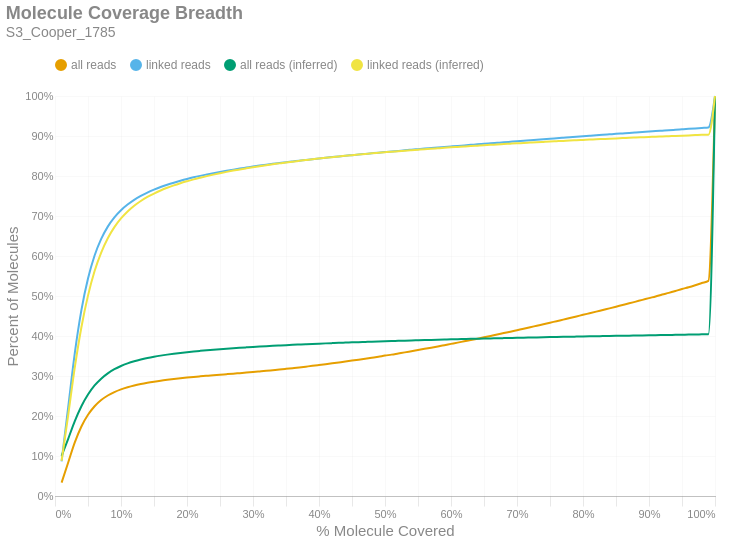

Notebook code cell kept with this figure:
### Markdown cell above
### Molecule Read Coverage
This chart shows molecule coverage breadth as computed by the number of bases aligned to that molecule. In other words, "*how much of each unique long molecule is actually sequenced/aligned?*" Keep in mind there is a distinction between sequences and alignments, since some sequences belonging to a particular molecule may not align well and wouldn't appear in the alignment data. This chart also shows molecule coverage breadth as computed by the *inferred fragment* from which the aligned sequences originate. Unlike read coverage, this calculation takes into account the total insert size, including unsequenced gaps between the forward and reverse reads. Like the previous figures, these are cumulative percents.

### Code cell
if SKIPLR:
    print_html(f"Skipped")
else:
    binned_df = consolidated_hist(valids['coverage_bp'], mask, 0.01, True)
    binned_df_inf = consolidated_hist(valids['coverage_inserts'], mask, 0.01, True)
    binned_df = binned_df.with_columns(pl.lit(binned_df_inf['all reads (cumsum)']).alias('all reads (inferred)'))
    binned_df = binned_df.with_columns(pl.lit(binned_df_inf['linked reads (cumsum)']).alias('linked reads (inferred)'))
    binned_df = binned_df.with_columns(
        (pl.col('bin').cast(pl.Float64) + 0.01).alias('right_edge')
    )

    with SafeRender(binned_df):
        (
            density_plot(binned_df, 'Molecule Coverage Breadth', samplename, 'molcov', ['all reads (inferred)','linked reads (inferred)'])
            .encode(
                #x=alt.X('bin:Q', title="% Molecule Covered").axis(format = '%').scale(padding=0),
                x=alt.X('right_edge:Q', title="% Molecule Covered").axis(format='%').scale(padding=0),
                y=alt.Y('value:Q', title='Percent of Molecules')
                    .axis(format='%')
                    .stack(False)
                    .scale(domainMin=0, padding=0),
                color=alt.Color("key:N").scale(domain = ["all reads", "linked reads", "all reads (inferred)", "linked reads (inferred)"]),
                tooltip = [
                    alt.Tooltip("key:N", title = "Data Type"),
                    alt.Tooltip("range_label:N", title="% Molecule Covered"),
                    alt.Tooltip("value:Q", format = ".2%", title="% Molecules")
                ]
            )
        ).display()

### Figure 1 — Vega-Lite specification as saved in the notebook (floating-point values rounded to 4 significant figures)
{"width": "container", "height": 400, "config": {"title": {"anchor": "start", "dy": -15, "fontSize": 18, "color": "#888888", "subtitleColor": "#888888", "subtitleFontSize": 14}, "arc": {"fill": "#0072B2"}, "axis": {"domainColor": "#888888", "domainWidth": 0.5, "gridWidth": 0.2, "grid": false, "titleFontWeight": 400, "titleFontSize": 15, "labelFontSize": 11, "labelColor": "#888888", "tickColor": "#888888", "tickWidth": 0.2, "titleColor": "#888888"}, "axisBand": {"grid": false}, "axisX": {"grid": true, "tickSize": 10, "domainCap": "round"}, "axisY": {"domain": false, "grid": true, "tickSize": 0, "domainCap": "round"}, "background": "transparent", "header": {"labelFontSize": 15, "labelColor": "#888888", "titleFontSize": 15, "titleFontWeight": 600, "titleColor": "#888888"}, "legend": {"labelFont": "sans-serif", "labelFontSize": 12, "labelColor": "#888888", "symbolSize": 100, "symbolType": "circle", "titleFontSize": 12, "titlePadding": 10, "titleColor": "#888888", "title": null, "orient": "top"}, "range": {"category": ["#E69F00", "#56B4E9", "#009E73", "#F0E442", "#0072B2", "#D55E00", "#CC79A7", "#000000"], "diverging": ["#cfe8f3", "#a2d4ec", "#73bfe2", "#46abdb", "#1696d2", "#12719e"]}, "area": {"fill": "#0072B2", "fillOpacity": 0.7, "line": true, "strokeOpacity": 0.7}, "line": {"color": "#0072B2", "stroke": "#0072B2", "strokeWidth": 2}, "trail": {"color": "#0072B2", "stroke": "#0072B2", "strokeWidth": 0, "size": 1}, "point": {"filled": true, "fillOpacity": 1.0, "size": 95}, "text": {"color": "#888888", "fontSize": 11, "align": "right", "fontWeight": 400, "size": 11}, "bar": {"fill": "#0072B2", "stroke": null}, "view": {"stroke": null, "continuousWidth": 660, "continuousHeight": 400}}, "data": {"name": "data-8705b98f3f3ec025f41f1fe259577fea"}, "mark": {"type": "line", "interpolate": "monotone", "point": {"opacity": 0, "size": 275}}, "encoding": {"color": {"field": "key", "scale": {"domain": ["all reads", "linked reads", "all reads (inferred)", "linked reads (inferred)"]}, "type": "nominal"}, "tooltip": [{"field": "key", "title": "Data Type", "type": "nominal"}, {"field": "range_label", "title": "% Molecule Covered", "type": "nominal"}, {"field": "value", "format": ".2%", "title": "% Molecules", "type": "quantitative"}], "x": {"axis": {"format": "%"}, "field": "right_edge", "scale": {"padding": 0}, "title": "% Molecule Covered", "type": "quantitative"}, "y": {"axis": {"format": "%"}, "field": "value", "scale": {"domainMin": 0, "padding": 0}, "stack": false, "title": "Percent of Molecules", "type": "quantitative"}}, "params": [{"name": "param_c36ac31b6afebe62", "select": {"type": "point", "fields": ["key"]}, "bind": "legend"}], "title": {"text": "Molecule Coverage Breadth", "subtitle": "S3_Cooper_1785"}, "transform": [{"fold": ["all reads (cumsum)", "linked reads (cumsum)", "all reads (inferred)", "linked reads (inferred)"]}, {"calculate": "replace(datum.key, ' (cumsum)', '')", "as": "key"}, {"filter": {"param": "param_c36ac31b6afebe62"}}], "usermeta": {"embedOptions": {"downloadFileName": "S3_Cooper_1785.molcov"}}, "$schema": "https://vega.github.io/schema/vega-lite/v6.1.0.json", "datasets": {"data-8705b98f3f3ec025f41f1fe259577fea": [{"bin": "0.0", "interval": "0.0-0.01", "all reads": 0.03338, "linked reads": 0.08683, "all reads (cumsum)": 0.03338, "linked reads (cumsum)": 0.08683, "range_label": "0.0-0.01", "all reads (inferred)": 0.1004, "linked reads (inferred)": 0.08784, "right_edge": 0.01}, {"bin": "0.01", "interval": "0.01-0.02", "all reads": 0.05039, "linked reads": 0.1353, "all reads (cumsum)": 0.08377, "linked reads (cumsum)": 0.2221, "range_label": "0.01-0.02", "all reads (inferred)": 0.143, "linked reads (inferred)": 0.2023, "right_edge": 0.02}, {"bin": "0.02", "interval": "0.02-0.03", "all reads": 0.05015, "linked reads": 0.1351, "all reads (cumsum)": 0.1339, "linked reads (cumsum)": 0.3572, "range_label": "0.02-0.03", "all reads (inferred)": 0.1872, "linked reads (inferred)": 0.3216, "right_edge": 0.03}, {"bin": "0.03", "interval": "0.03-0.04", "all reads": 0.03977, "linked reads": 0.1073, "all reads (cumsum)": 0.1737, "linked reads (cumsum)": 0.4645, "range_label": "0.03-0.04", "all reads (inferred)": 0.2244, "linked reads (inferred)": 0.422, "right_edge": 0.04}, {"bin": "0.04", "interval": "0.04-0.05", "all reads": 0.02928, "linked reads": 0.07899, "all reads (cumsum)": 0.203, "linked reads (cumsum)": 0.5435, "range_label": "0.04-0.05", "all reads (inferred)": 0.2536, "linked reads (inferred)": 0.501, "right_edge": 0.05}, {"bin": "0.05", "interval": "0.05-0.06", "all reads": 0.02142, "linked reads": 0.05764, "all reads (cumsum)": 0.2244, "linked reads (cumsum)": 0.6011, "range_label": "0.05-0.06", "all reads (inferred)": 0.2763, "linked reads (inferred)": 0.5624, "right_edge": 0.06}, {"bin": "0.06", "interval": "0.06-0.07", "all reads": 0.01551, "linked reads": 0.04176, "all reads (cumsum)": 0.2399, "linked reads (cumsum)": 0.6429, "range_label": "0.06-0.07", "all reads (inferred)": 0.2933, "linked reads (inferred)": 0.6085, "right_edge": 0.07}, {"bin": "0.07", "interval": "0.07-0.08", "all reads": 0.01137, "linked reads": 0.03057, "all reads (cumsum)": 0.2513, "linked reads (cumsum)": 0.6735, "range_label": "0.07-0.08", "all reads (inferred)": 0.3066, "linked reads (inferred)": 0.6443, "right_edge": 0.08}, {"bin": "0.08", "interval": "0.08-0.09", "all reads": 0.008634, "linked reads": 0.02318, "all reads (cumsum)": 0.2599, "linked reads (cumsum)": 0.6966, "range_label": "0.08-0.09", "all reads (inferred)": 0.3169, "linked reads (inferred)": 0.6721, "right_edge": 0.09}, {"bin": "0.09", "interval": "0.09-0.1", "all reads": 0.006676, "linked reads": 0.01791, "all reads (cumsum)": 0.2666, "linked reads (cumsum)": 0.7146, "range_label": "0.09-0.1", "all reads (inferred)": 0.325, "linked reads (inferred)": 0.6938, "right_edge": 0.1}, {"bin": "0.1", "interval": "0.1-0.11", "all reads": 0.005263, "linked reads": 0.01404, "all reads (cumsum)": 0.2718, "linked reads (cumsum)": 0.7286, "range_label": "0.1-0.11", "all reads (inferred)": 0.3314, "linked reads (inferred)": 0.7113, "right_edge": 0.11}, {"bin": "0.11", "interval": "0.11-0.12", "all reads": 0.004412, "linked reads": 0.01177, "all reads (cumsum)": 0.2762, "linked reads (cumsum)": 0.7404, "range_label": "0.11-0.12", "all reads (inferred)": 0.3367, "linked reads (inferred)": 0.7256, "right_edge": 0.12}, {"bin": "0.12", "interval": "0.12-0.13", "all reads": 0.00368, "linked reads": 0.009782, "all reads (cumsum)": 0.2799, "linked reads (cumsum)": 0.7501, "range_label": "0.12-0.13", "all reads (inferred)": 0.3411, "linked reads (inferred)": 0.7374, "right_edge": 0.13}, {"bin": "0.13", "interval": "0.13-0.14", "all reads": 0.003166, "linked reads": 0.008372, "all reads (cumsum)": 0.2831, "linked reads (cumsum)": 0.7585, "range_label": "0.13-0.14", "all reads (inferred)": 0.3449, "linked reads (inferred)": 0.7475, "right_edge": 0.14}, {"bin": "0.14", "interval": "0.14-0.15", "all reads": 0.00276, "linked reads": 0.007322, "all reads (cumsum)": 0.2858, "linked reads (cumsum)": 0.7658, "range_label": "0.14-0.15", "all reads (inferred)": 0.3481, "linked reads (inferred)": 0.7562, "right_edge": 0.15}, {"bin": "0.15", "interval": "0.15-0.16", "all reads": 0.002503, "linked reads": 0.006609, "all reads (cumsum)": 0.2884, "linked reads (cumsum)": 0.7724, "range_label": "0.15-0.16", "all reads (inferred)": 0.3509, "linked reads (inferred)": 0.7638, "right_edge": 0.16}, {"bin": "0.16", "interval": "0.16-0.17", "all reads": 0.002183, "linked reads": 0.005691, "all reads (cumsum)": 0.2905, "linked reads (cumsum)": 0.7781, "range_label": "0.16-0.17", "all reads (inferred)": 0.3534, "linked reads (inferred)": 0.7706, "right_edge": 0.17}, {"bin": "0.17", "interval": "0.17-0.18", "all reads": 0.001997, "linked reads": 0.005186, "all reads (cumsum)": 0.2925, "linked reads (cumsum)": 0.7833, "range_label": "0.17-0.18", "all reads (inferred)": 0.3557, "linked reads (inferred)": 0.7765, "right_edge": 0.18}, {"bin": "0.18", "interval": "0.18-0.19", "all reads": 0.001869, "linked reads": 0.004824, "all reads (cumsum)": 0.2944, "linked reads (cumsum)": 0.7881, "range_label": "0.18-0.19", "all reads (inferred)": 0.3577, "linked reads (inferred)": 0.7819, "right_edge": 0.19}, {"bin": "0.19", "interval": "0.19-0.2", "all reads": 0.001741, "linked reads": 0.004465, "all reads (cumsum)": 0.2961, "linked reads (cumsum)": 0.7926, "range_label": "0.19-0.2", "all reads (inferred)": 0.3595, "linked reads (inferred)": 0.7868, "right_edge": 0.2}, {"bin": "0.2", "interval": "0.2-0.21", "all reads": 0.001623, "linked reads": 0.00409, "all reads (cumsum)": 0.2978, "linked reads (cumsum)": 0.7967, "range_label": "0.2-0.21", "all reads (inferred)": 0.3613, "linked reads (inferred)": 0.7915, "right_edge": 0.21}, {"bin": "0.21", "interval": "0.21-0.22", "all reads": 0.001457, "linked reads": 0.003649, "all reads (cumsum)": 0.2992, "linked reads (cumsum)": 0.8004, "range_label": "0.21-0.22", "all reads (inferred)": 0.3628, "linked reads (inferred)": 0.7957, "right_edge": 0.22}, {"bin": "0.22", "interval": "0.22-0.23", "all reads": 0.001398, "linked reads": 0.003411, "all reads (cumsum)": 0.3006, "linked reads (cumsum)": 0.8038, "range_label": "0.22-0.23", "all reads (inferred)": 0.3643, "linked reads (inferred)": 0.7997, "right_edge": 0.23}, {"bin": "0.23", "interval": "0.23-0.24", "all reads": 0.001378, "linked reads": 0.003314, "all reads (cumsum)": 0.302, "linked reads (cumsum)": 0.8071, "range_label": "0.23-0.24", "all reads (inferred)": 0.3657, "linked reads (inferred)": 0.8034, "right_edge": 0.24}, {"bin": "0.24", "interval": "0.24-0.25", "all reads": 0.001309, "linked reads": 0.003103, "all reads (cumsum)": 0.3033, "linked reads (cumsum)": 0.8102, "range_label": "0.24-0.25", "all reads (inferred)": 0.367, "linked reads (inferred)": 0.8069, "right_edge": 0.25}, {"bin": "0.25", "interval": "0.25-0.26", "all reads": 0.001258, "linked reads": 0.002939, "all reads (cumsum)": 0.3046, "linked reads (cumsum)": 0.8131, "range_label": "0.25-0.26", "all reads (inferred)": 0.3683, "linked reads (inferred)": 0.8103, "right_edge": 0.26}, {"bin": "0.26", "interval": "0.26-0.27", "all reads": 0.001278, "linked reads": 0.002822, "all reads (cumsum)": 0.3058, "linked reads (cumsum)": 0.8159, "range_label": "0.26-0.27", "all reads (inferred)": 0.3695, "linked reads (inferred)": 0.8135, "right_edge": 0.27}, {"bin": "0.27", "interval": "0.27-0.28", "all reads": 0.001332, "linked reads": 0.002755, "all reads (cumsum)": 0.3072, "linked reads (cumsum)": 0.8187, "range_label": "0.27-0.28", "all reads (inferred)": 0.3706, "linked reads (inferred)": 0.8164, "right_edge": 0.28}, {"bin": "0.28", "interval": "0.28-0.29", "all reads": 0.001327, "linked reads": 0.002465, "all reads (cumsum)": 0.3085, "linked reads (cumsum)": 0.8212, "range_label": "0.28-0.29", "all reads (inferred)": 0.3716, "linked reads (inferred)": 0.8192, "right_edge": 0.29}, {"bin": "0.29", "interval": "0.29-0.3", "all reads": 0.001425, "linked reads": 0.002474, "all reads (cumsum)": 0.3099, "linked reads (cumsum)": 0.8236, "range_label": "0.29-0.3", "all reads (inferred)": 0.3727, "linked reads (inferred)": 0.822, "right_edge": 0.3}, {"bin": "0.3", "interval": "0.3-0.31", "all reads": 0.00151, "linked reads": 0.002364, "all reads (cumsum)": 0.3114, "linked reads (cumsum)": 0.826, "range_label": "0.3-0.31", "all reads (inferred)": 0.3737, "linked reads (inferred)": 0.8245, "right_edge": 0.31}, {"bin": "0.31", "interval": "0.31-0.32", "all reads": 0.001533, "linked reads": 0.00227, "all reads (cumsum)": 0.313, "linked reads (cumsum)": 0.8283, "range_label": "0.31-0.32", "all reads (inferred)": 0.3746, "linked reads (inferred)": 0.827, "right_edge": 0.32}, {"bin": "0.32", "interval": "0.32-0.33", "all reads": 0.001631, "linked reads": 0.002171, "all reads (cumsum)": 0.3146, "linked reads (cumsum)": 0.8304, "range_label": "0.32-0.33", "all reads (inferred)": 0.3755, "linked reads (inferred)": 0.8294, "right_edge": 0.33}, {"bin": "0.33", "interval": "0.33-0.34", "all reads": 0.001626, "linked reads": 0.002067, "all reads (cumsum)": 0.3162, "linked reads (cumsum)": 0.8325, "range_label": "0.33-0.34", "all reads (inferred)": 0.3763, "linked reads (inferred)": 0.8316, "right_edge": 0.34}, {"bin": "0.34", "interval": "0.34-0.35", "all reads": 0.001698, "linked reads": 0.002052, "all reads (cumsum)": 0.3179, "linked reads (cumsum)": 0.8346, "range_label": "0.34-0.35", "all reads (inferred)": 0.3771, "linked reads (inferred)": 0.8338, "right_edge": 0.35}, {"bin": "0.35", "interval": "0.35-0.36", "all reads": 0.001727, "linked reads": 0.001906, "all reads (cumsum)": 0.3197, "linked reads (cumsum)": 0.8365, "range_label": "0.35-0.36", "all reads (inferred)": 0.3779, "linked reads (inferred)": 0.8358, "right_edge": 0.36}, {"bin": "0.36", "interval": "0.36-0.37", "all reads": 0.001773, "linked reads": 0.001857, "all reads (cumsum)": 0.3214, "linked reads (cumsum)": 0.8383, "range_label": "0.36-0.37", "all reads (inferred)": 0.3787, "linked reads (inferred)": 0.8379, "right_edge": 0.37}, {"bin": "0.37", "interval": "0.37-0.38", "all reads": 0.001967, "linked reads": 0.001937, "all reads (cumsum)": 0.3234, "linked reads (cumsum)": 0.8403, "range_label": "0.37-0.38", "all reads (inferred)": 0.3794, "linked reads (inferred)": 0.8399, "right_edge": 0.38}, {"bin": "0.38", "interval": "0.38-0.39", "all reads": 0.001964, "linked reads": 0.001859, "all reads (cumsum)": 0.3254, "linked reads (cumsum)": 0.8421, "range_label": "0.38-0.39", "all reads (inferred)": 0.3802, "linked reads (inferred)": 0.8418, "right_edge": 0.39}, {"bin": "0.39", "interval": "0.39-0.4", "all reads": 0.002073, "linked reads": 0.001809, "all reads (cumsum)": 0.3274, "linked reads (cumsum)": 0.8439, "range_label": "0.39-0.4", "all reads (inferred)": 0.3809, "linked reads (inferred)": 0.8436, "right_edge": 0.4}, {"bin": "0.4", "interval": "0.4-0.41", "all reads": 0.002108, "linked reads": 0.001739, "all reads (cumsum)": 0.3295, "linked reads (cumsum)": 0.8457, "range_label": "0.4-0.41", "all reads (inferred)": 0.3816, "linked reads (inferred)": 0.8454, "right_edge": 0.41}, {"bin": "0.41", "interval": "0.41-0.42", "all reads": 0.002153, "linked reads": 0.001645, "all reads (cumsum)": 0.3317, "linked reads (cumsum)": 0.8473, "range_label": "0.41-0.42", "all reads (inferred)": 0.3822, "linked reads (inferred)": 0.8472, "right_edge": 0.42}, {"bin": "0.42", "interval": "0.42-0.43", "all reads": 0.002237, "linked reads": 0.001669, "all reads (cumsum)": 0.3339, "linked reads (cumsum)": 0.849, "range_label": "0.42-0.43", "all reads (inferred)": 0.3829, "linked reads (inferred)": 0.8489, "right_edge": 0.43}, {"bin": "0.43", "interval": "0.43-0.44", "all reads": 0.002244, "linked reads": 0.001603, "all reads (cumsum)": 0.3362, "linked reads (cumsum)": 0.8506, "range_label": "0.43-0.44", "all reads (inferred)": 0.3835, "linked reads (inferred)": 0.8504, "right_edge": 0.44}, {"bin": "0.44", "interval": "0.44-0.45", "all reads": 0.002303, "linked reads": 0.001557, "all reads (cumsum)": 0.3385, "linked reads (cumsum)": 0.8521, "range_label": "0.44-0.45", "all reads (inferred)": 0.3841, "linked reads (inferred)": 0.852, "right_edge": 0.45}, {"bin": "0.45", "interval": "0.45-0.46", "all reads": 0.002341, "linked reads": 0.001562, "all reads (cumsum)": 0.3408, "linked reads (cumsum)": 0.8537, "range_label": "0.45-0.46", "all reads (inferred)": 0.3847, "linked reads (inferred)": 0.8536, "right_edge": 0.46}, {"bin": "0.46", "interval": "0.46-0.47", "all reads": 0.002401, "linked reads": 0.001537, "all reads (cumsum)": 0.3432, "linked reads (cumsum)": 0.8552, "range_label": "0.46-0.47", "all reads (inferred)": 0.3852, "linked reads (inferred)": 0.8551, "right_edge": 0.47}, {"bin": "0.47", "interval": "0.47-0.48", "all reads": 0.002481, "linked reads": 0.001537, "all reads (cumsum)": 0.3457, "linked reads (cumsum)": 0.8568, "range_label": "0.47-0.48", "all reads (inferred)": 0.3858, "linked reads (inferred)": 0.8566, "right_edge": 0.48}, {"bin": "0.48", "interval": "0.48-0.49", "all reads": 0.002499, "linked reads": 0.001531, "all reads (cumsum)": 0.3482, "linked reads (cumsum)": 0.8583, "range_label": "0.48-0.49", "all reads (inferred)": 0.3864, "linked reads (inferred)": 0.858, "right_edge": 0.49}, {"bin": "0.49", "interval": "0.49-0.5", "all reads": 0.00279, "linked reads": 0.001459, "all reads (cumsum)": 0.351, "linked reads (cumsum)": 0.8598, "range_label": "0.49-0.5", "all reads (inferred)": 0.3869, "linked reads (inferred)": 0.8594, "right_edge": 0.5}, {"bin": "0.5", "interval": "0.5-0.51", "all reads": 0.002455, "linked reads": 0.00147, "all reads (cumsum)": 0.3534, "linked reads (cumsum)": 0.8612, "range_label": "0.5-0.51", "all reads (inferred)": 0.3874, "linked reads (inferred)": 0.8608, "right_edge": 0.51}, {"bin": "0.51", "interval": "0.51-0.52", "all reads": 0.002827, "linked reads": 0.001501, "all reads (cumsum)": 0.3563, "linked reads (cumsum)": 0.8627, "range_label": "0.51-0.52", "all reads (inferred)": 0.3879, "linked reads (inferred)": 0.8621, "right_edge": 0.52}, {"bin": "0.52", "interval": "0.52-0.53", "all reads": 0.002785, "linked reads": 0.001566, "all reads (cumsum)": 0.3591, "linked reads (cumsum)": 0.8643, "range_label": "0.52-0.53", "all reads (inferred)": 0.3884, "linked reads (inferred)": 0.8634, "right_edge": 0.53}, {"bin": "0.53", "interval": "0.53-0.54", "all reads": 0.00291, "linked reads": 0.00142, "all reads (cumsum)": 0.362, "linked reads (cumsum)": 0.8657, "range_label": "0.53-0.54", "all reads (inferred)": 0.3889, "linked reads (inferred)": 0.8646, "right_edge": 0.54}, {"bin": "0.54", "interval": "0.54-0.55", "all reads": 0.002885, "linked reads": 0.001391, "all reads (cumsum)": 0.3648, "linked reads (cumsum)": 0.8671, "range_label": "0.54-0.55", "all reads (inferred)": 0.3894, "linked reads (inferred)": 0.8659, "right_edge": 0.55}, {"bin": "0.55", "interval": "0.55-0.56", "all reads": 0.003038, "linked reads": 0.001389, "all reads (cumsum)": 0.3679, "linked reads (cumsum)": 0.8685, "range_label": "0.55-0.56", "all reads (inferred)": 0.3898, "linked reads (inferred)": 0.8671, "right_edge": 0.56}, {"bin": "0.56", "interval": "0.56-0.57", "all reads": 0.002994, "linked reads": 0.001302, "all reads (cumsum)": 0.3709, "linked reads (cumsum)": 0.8698, "range_label": "0.56-0.57", "all reads (inferred)": 0.3903, "linked reads (inferred)": 0.8682, "right_edge": 0.57}, {"bin": "0.57", "interval": "0.57-0.58", "all reads": 0.003033, "linked reads": 0.001335, "all reads (cumsum)": 0.3739, "linked reads (cumsum)": 0.8711, "range_label": "0.57-0.58", "all reads (inferred)": 0.3907, "linked reads (inferred)": 0.8693, "right_edge": 0.58}, {"bin": "0.58", "interval": "0.58-0.59", "all reads": 0.00317, "linked reads": 0.001386, "all reads (cumsum)": 0.3771, "linked reads (cumsum)": 0.8725, "range_label": "0.58-0.59", "all reads (inferred)": 0.3911, "linked reads (inferred)": 0.8705, "right_edge": 0.59}, {"bin": "0.59", "interval": "0.59-0.6", "all reads": 0.003183, "linked reads": 0.001366, "all reads (cumsum)": 0.3803, "linked reads (cumsum)": 0.8739, "range_label": "0.59-0.6", "all reads (inferred)": 0.3916, "linked reads (inferred)": 0.8716, "right_edge": 0.6}, {"bin": "0.6", "interval": "0.6-0.61", "all reads": 0.003175, "linked reads": 0.001348, "all reads (cumsum)": 0.3834, "linked reads (cumsum)": 0.8752, "range_label": "0.6-0.61", "all reads (inferred)": 0.392, "linked reads (inferred)": 0.8727, "right_edge": 0.61}, {"bin": "0.61", "interval": "0.61-0.62", "all reads": 0.003297, "linked reads": 0.001273, "all reads (cumsum)": 0.3867, "linked reads (cumsum)": 0.8765, "range_label": "0.61-0.62", "all reads (inferred)": 0.3924, "linked reads (inferred)": 0.8738, "right_edge": 0.62}, {"bin": "0.62", "interval": "0.62-0.63", "all reads": 0.003234, "linked reads": 0.001313, "all reads (cumsum)": 0.39, "linked reads (cumsum)": 0.8778, "range_label": "0.62-0.63", "all reads (inferred)": 0.3928, "linked reads (inferred)": 0.8749, "right_edge": 0.63}, {"bin": "0.63", "interval": "0.63-0.64", "all reads": 0.003369, "linked reads": 0.001388, "all reads (cumsum)": 0.3933, "linked reads (cumsum)": 0.8792, "range_label": "0.63-0.64", "all reads (inferred)": 0.3932, "linked reads (inferred)": 0.8759, "right_edge": 0.64}, {"bin": "0.64", "interval": "0.64-0.65", "all reads": 0.003353, "linked reads": 0.00122, "all reads (cumsum)": 0.3967, "linked reads (cumsum)": 0.8804, "range_label": "0.64-0.65", "all reads (inferred)": 0.3936, "linked reads (inferred)": 0.8769, "right_edge": 0.65}, {"bin": "0.65", "interval": "0.65-0.66", "all reads": 0.003549, "linked reads": 0.001284, "all reads (cumsum)": 0.4002, "linked reads (cumsum)": 0.8817, "range_label": "0.65-0.66", "all reads (inferred)": 0.394, "linked reads (inferred)": 0.8779, "right_edge": 0.66}, {"bin": "0.66", "interval": "0.66-0.67", "all reads": 0.0035, "linked reads": 0.001284, "all reads (cumsum)": 0.4037, "linked reads (cumsum)": 0.883, "range_label": "0.66-0.67", "all reads (inferred)": 0.3944, "linked reads (inferred)": 0.8789, "right_edge": 0.67}, {"bin": "0.67", "interval": "0.67-0.68", "all reads": 0.003576, "linked reads": 0.001282, "all reads (cumsum)": 0.4073, "linked reads (cumsum)": 0.8843, "range_label": "0.67-0.68", "all reads (inferred)": 0.3947, "linked reads (inferred)": 0.8798, "right_edge": 0.68}, {"bin": "0.68", "interval": "0.68-0.69", "all reads": 0.003519, "linked reads": 0.001265, "all reads (cumsum)": 0.4108, "linked reads (cumsum)": 0.8855, "range_label": "0.68-0.69", "all reads (inferred)": 0.3951, "linked reads (inferred)": 0.8808, "right_edge": 0.69}, {"bin": "0.69", "interval": "0.69-0.7", "all reads": 0.003681, "linked reads": 0.001266, "all reads (cumsum)": 0.4145, "linked reads (cumsum)": 0.8868, "range_label": "0.69-0.7", "all reads (inferred)": 0.3955, "linked reads (inferred)": 0.8817, "right_edge": 0.7}, {"bin": "0.7", "interval": "0.7-0.71", "all reads": 0.003661, "linked reads": 0.001292, "all reads (cumsum)": 0.4182, "linked reads (cumsum)": 0.8881, "range_label": "0.7-0.71", "all reads (inferred)": 0.3958, "linked reads (inferred)": 0.8826, "right_edge": 0.71}, {"bin": "0.71", "interval": "0.71-0.72", "all reads": 0.003701, "linked reads": 0.001308, "all reads (cumsum)": 0.4219, "linked reads (cumsum)": 0.8894, "range_label": "0.71-0.72", "all reads (inferred)": 0.3962, "linked reads (inferred)": 0.8835, "right_edge": 0.72}, {"bin": "0.72", "interval": "0.72-0.73", "all reads": 0.003762, "linked reads": 0.00128, "all reads (cumsum)": 0.4256, "linked reads (cumsum)": 0.8907, "range_label": "0.72-0.73", "all reads (inferred)": 0.3965, "linked reads (inferred)": 0.8844, "right_edge": 0.73}, {"bin": "0.73", "interval": "0.73-0.74", "all reads": 0.003736, "linked reads": 0.001226, "all reads (cumsum)": 0.4294, "linked reads (cumsum)": 0.8919, "range_label": "0.73-0.74", "all reads (inferred)": 0.3969, "linked reads (inferred)": 0.8853, "right_edge": 0.74}, {"bin": "0.74", "interval": "0.74-0.75", "all reads": 0.003957, "linked reads": 0.001302, "all reads (cumsum)": 0.4333, "linked reads (cumsum)": 0.8932, "range_label": "0.74-0.75", "all reads (inferred)": 0.3972, "linked reads (inferred)": 0.8861, "right_edge": 0.75}, {"bin": "0.75", "interval": "0.75-0.76", "all reads": 0.003718, "linked reads": 0.001211, "all reads (cumsum)": 0.4371, "linked reads (cumsum)": 0.8944, "range_label": "0.75-0.76", "all reads (inferred)": 0.3975, "linked reads (inferred)": 0.887, "right_edge": 0.76}, {"bin": "0.76", "interval": "0.76-0.77", "all reads": 0.003897, "linked reads": 0.001231, "all reads (cumsum)": 0.441, "linked reads (cumsum)": 0.8957, "range_label": "0.76-0.77", "all reads (inferred)": 0.3979, "linked reads (inferred)": 0.8878, "right_edge": 0.77}, {"bin": "0.77", "interval": "0.77-0.78", "all reads": 0.003882, "linked reads": 0.001238, "all reads (cumsum)": 0.4448, "linked reads (cumsum)": 0.8969, "range_label": "0.77-0.78", "all reads (inferred)": 0.3982, "linked reads (inferred)": 0.8887, "right_edge": 0.78}, {"bin": "0.78", "interval": "0.78-0.79", "all reads": 0.003953, "linked reads": 0.001211, "all reads (cumsum)": 0.4488, "linked reads (cumsum)": 0.8981, "range_label": "0.78-0.79", "all reads (inferred)": 0.3985, "linked reads (inferred)": 0.8894, "right_edge": 0.79}, {"bin": "0.79", "interval": "0.79-0.8", "all reads": 0.00418, "linked reads": 0.00126, "all reads (cumsum)": 0.453, "linked reads (cumsum)": 0.8994, "range_label": "0.79-0.8", "all reads (inferred)": 0.3988, "linked reads (inferred)": 0.8902, "right_edge": 0.8}, {"bin": "0.8", "interval": "0.8-0.81", "all reads": 0.003952, "linked reads": 0.001195, "all reads (cumsum)": 0.4569, "linked reads (cumsum)": 0.9006, "range_label": "0.8-0.81", "all reads (inferred)": 0.3991, "linked reads (inferred)": 0.891, "right_edge": 0.81}, {"bin": "0.81", "interval": "0.81-0.82", "all reads": 0.00401, "linked reads": 0.001171, "all reads (cumsum)": 0.4609, "linked reads (cumsum)": 0.9017, "range_label": "0.81-0.82", "all reads (inferred)": 0.3994, "linked reads (inferred)": 0.8918, "right_edge": 0.82}, {"bin": "0.82", "interval": "0.82-0.83", "all reads": 0.004106, "linked reads": 0.001103, "all reads (cumsum)": 0.465, "linked reads (cumsum)": 0.9028, "range_label": "0.82-0.83", "all reads (inferred)": 0.3997, "linked reads (inferred)": 0.8925, "right_edge": 0.83}, {"bin": "0.83", "interval": "0.83-0.84", "all reads": 0.004066, "linked reads": 0.001242, "all reads (cumsum)": 0.4691, "linked reads (cumsum)": 0.9041, "range_label": "0.83-0.84", "all reads (inferred)": 0.4, "linked reads (inferred)": 0.8933, "right_edge": 0.84}, {"bin": "0.84", "interval": "0.84-0.85", "all reads": 0.004133, "linked reads": 0.00124, "all reads (cumsum)": 0.4732, "linked reads (cumsum)": 0.9053, "range_label": "0.84-0.85", "all reads (inferred)": 0.4003, "linked reads (inferred)": 0.894, "right_edge": 0.85}, {"bin": "0.85", "interval": "0.85-0.86", "all reads": 0.004271, "linked reads": 0.001193, "all reads (cumsum)": 0.4775, "linked reads (cumsum)": 0.9065, "range_label": "0.85-0.86", "all reads (inferred)": 0.4006, "linked reads (inferred)": 0.8947, "right_edge": 0.86}, {"bin": "0.86", "interval": "0.86-0.87", "all reads": 0.004158, "linked reads": 0.001205, "all reads (cumsum)": 0.4817, "linked reads (cumsum)": 0.9077, "range_label": "0.86-0.87", "all reads (inferred)": 0.4009, "linked reads (inferred)": 0.8955, "right_edge": 0.87}, {"bin": "0.87", "interval": "0.87-0.88", "all reads": 0.004352, "linked reads": 0.001142, "all reads (cumsum)": 0.486, "linked reads (cumsum)": 0.9089, "range_label": "0.87-0.88", "all reads (inferred)": 0.4012, "linked reads (inferred)": 0.8962, "right_edge": 0.88}, {"bin": "0.88", "interval": "0.88-0.89", "all reads": 0.004272, "linked reads": 0.001114, "all reads (cumsum)": 0.4903, "linked reads (cumsum)": 0.91, "range_label": "0.88-0.89", "all reads (inferred)": 0.4015, "linked reads (inferred)": 0.8968, "right_edge": 0.89}, {"bin": "0.89", "interval": "0.89-0.9", "all reads": 0.004436, "linked reads": 0.001143, "all reads (cumsum)": 0.4947, "linked reads (cumsum)": 0.9111, "range_label": "0.89-0.9", "all reads (inferred)": 0.4017, "linked reads (inferred)": 0.8975, "right_edge": 0.9}, {"bin": "0.9", "interval": "0.9-0.91", "all reads": 0.004147, "linked reads": 0.001084, "all reads (cumsum)": 0.4989, "linked reads (cumsum)": 0.9122, "range_label": "0.9-0.91", "all reads (inferred)": 0.402, "linked reads (inferred)": 0.8983, "right_edge": 0.91}, {"bin": "0.91", "interval": "0.91-0.92", "all reads": 0.004792, "linked reads": 0.001128, "all reads (cumsum)": 0.5037, "linked reads (cumsum)": 0.9133, "range_label": "0.91-0.92", "all reads (inferred)": 0.4023, "linked reads (inferred)": 0.8989, "right_edge": 0.92}, {"bin": "0.92", "interval": "0.92-0.93", "all reads": 0.004216, "linked reads": 0.001132, "all reads (cumsum)": 0.5079, "linked reads (cumsum)": 0.9145, "range_label": "0.92-0.93", "all reads (inferred)": 0.4026, "linked reads (inferred)": 0.8995, "right_edge": 0.93}, {"bin": "0.93", "interval": "0.93-0.94", "all reads": 0.004698, "linked reads": 0.001154, "all reads (cumsum)": 0.5126, "linked reads (cumsum)": 0.9156, "range_label": "0.93-0.94", "all reads (inferred)": 0.4029, "linked reads (inferred)": 0.9002, "right_edge": 0.94}, {"bin": "0.94", "interval": "0.94-0.95", "all reads": 0.004999, "linked reads": 0.001155, "all reads (cumsum)": 0.5176, "linked reads (cumsum)": 0.9168, "range_label": "0.94-0.95", "all reads (inferred)": 0.4031, "linked reads (inferred)": 0.9009, "right_edge": 0.95}, {"bin": "0.95", "interval": "0.95-0.96", "all reads": 0.004302, "linked reads": 0.00115, "all reads (cumsum)": 0.5219, "linked reads (cumsum)": 0.9179, "range_label": "0.95-0.96", "all reads (inferred)": 0.4035, "linked reads (inferred)": 0.9015, "right_edge": 0.96}, {"bin": "0.96", "interval": "0.96-0.97", "all reads": 0.005042, "linked reads": 0.001123, "all reads (cumsum)": 0.5269, "linked reads (cumsum)": 0.919, "range_label": "0.96-0.97", "all reads (inferred)": 0.4038, "linked reads (inferred)": 0.9022, "right_edge": 0.97}, {"bin": "0.97", "interval": "0.97-0.98", "all reads": 0.005513, "linked reads": 0.001102, "all reads (cumsum)": 0.5324, "linked reads (cumsum)": 0.9201, "range_label": "0.97-0.98", "all reads (inferred)": 0.4041, "linked reads (inferred)": 0.9029, "right_edge": 0.98}, {"bin": "0.98", "interval": "0.98-0.99", "all reads": 0.005336, "linked reads": 0.001125, "all reads (cumsum)": 0.5378, "linked reads (cumsum)": 0.9213, "range_label": "0.98-0.99", "all reads (inferred)": 0.4045, "linked reads (inferred)": 0.9034, "right_edge": 0.99}, {"bin": "0.99", "interval": "0.99-1.0", "all reads": 0.4622, "linked reads": 0.07873, "all reads (cumsum)": 1.0, "linked reads (cumsum)": 1.0, "range_label": "0.99-1.0", "all reads (inferred)": 1.0, "linked reads (inferred)": 1.0, "right_edge": 1.0}]}}
